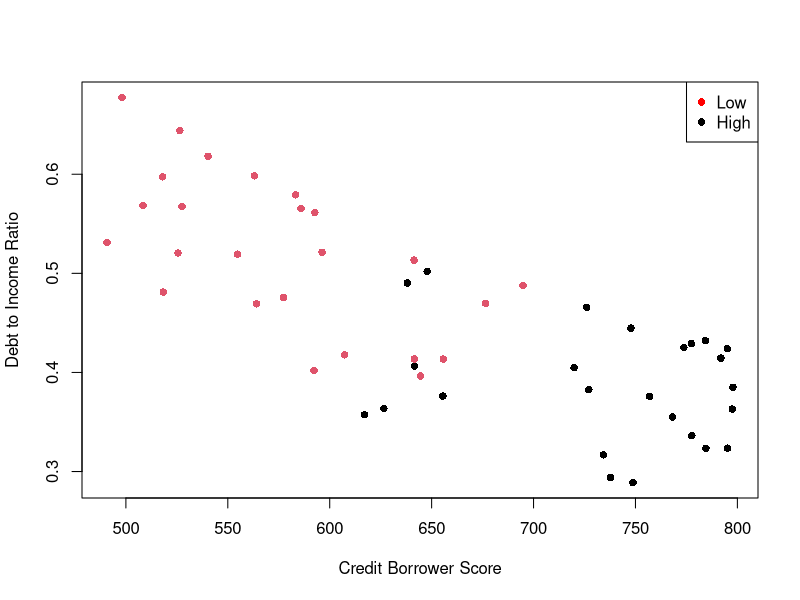
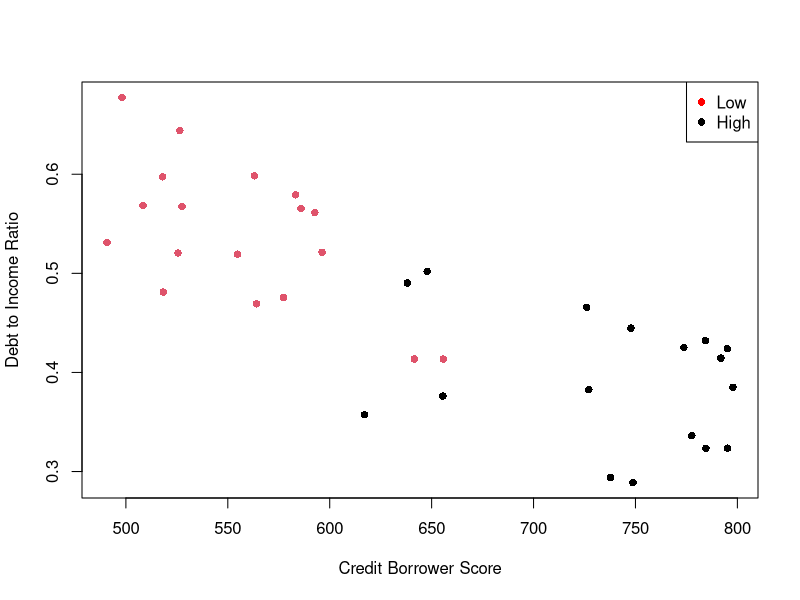
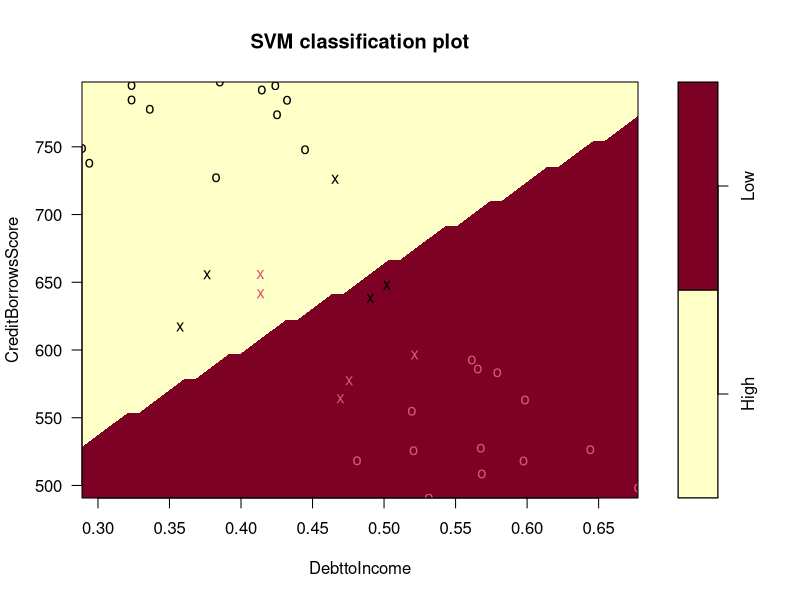
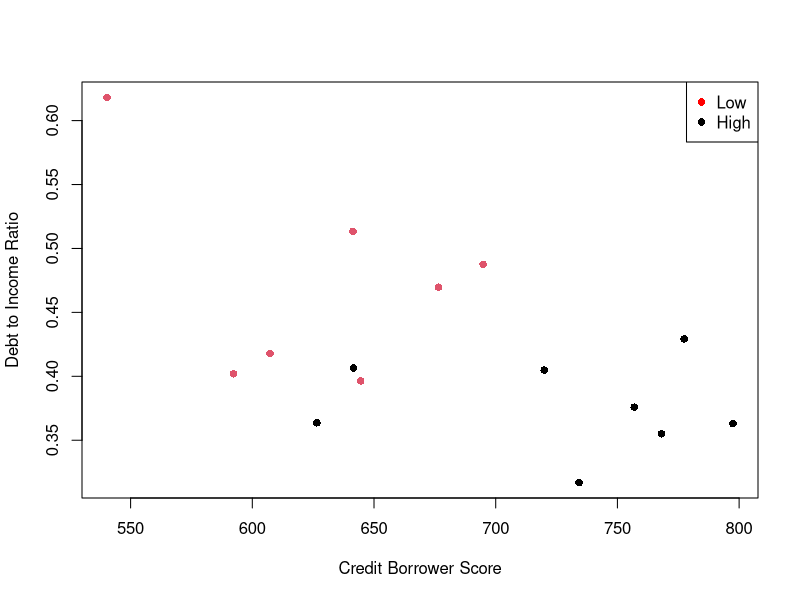

Generate these figures, in order, with R:
library(e1071)

# Read in the entire data set
frame<-read.csv("LoanDataSVM.csv")
frame$Group=as.factor(frame$Group) # specify the Group variable as a factor
head(frame)

# Visualize the entire data set
plot(frame$CreditBorrowsScore,frame$DebttoIncome, col=frame$Group,
     pch=16,xlab='Credit Borrower Score',ylab='Debt to Income Ratio')
legend('topright',pch=16,col=c('red','black'),legend=c('Low','High'))

# Read in and plot the training data (70% of the full data set)
frame70<-read.csv("LoanDataSVM70.csv")
frame70$Group=as.factor(frame70$Group)
head(frame70)

plot(frame70$CreditBorrowsScore,frame70$DebttoIncome, col=frame70$Group,
     pch=16,xlab='Credit Borrower Score',ylab='Debt to Income Ratio')
legend('topright',pch=16,col=c('red','black'),legend=c('Low','High'))

# Construct Soft Margin SVM
result<-svm(Group~CreditBorrowsScore+DebttoIncome, kernel="linear", data=frame70)
print(result)

# Compute fitted values on the training data
predWorth70<-predict(result, data=frame70)

# Evaluate the model on the training data
table(predWorth70, frame70$Group)

# Visualize the SVM decision boundary
plot(result, frame70)

# Load in and visualize the test data set (30% of the entire data set)
frame30<-read.csv("LoanDataSVM30.csv")
frame30$Group=as.factor(frame30$Group)

plot(frame30$CreditBorrowsScore,frame30$DebttoIncome, col=frame30$Group,
     pch=16,xlab='Credit Borrower Score',ylab='Debt to Income Ratio')
legend('topright',pch=16,col=c('red','black'),legend=c('Low','High'))

# Compute predicted groups on the test data set
predWorth30<-predict(result, newdata=frame30)

# Evaluate predictions on the test data set
table(predWorth30, frame30$Group)

# Print model predictions for the test set
print(predWorth30)

